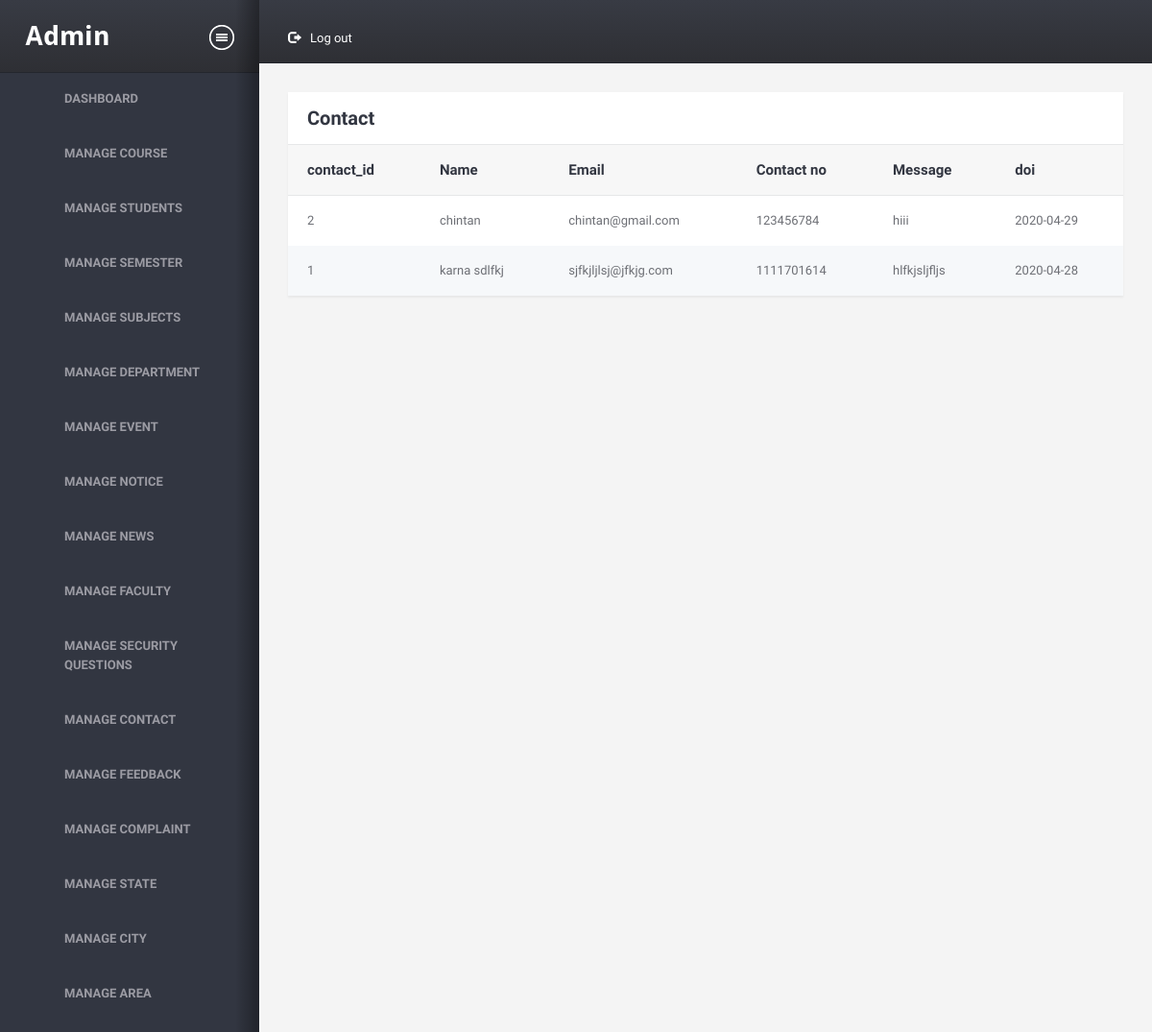
Page /admin/viewcontact.php (signed in) on the committed database.
### tables this page shows
CREATE TABLE `contact` (
  `contact_id` int(11) NOT NULL,
  `name` varchar(20) NOT NULL,
  `email` varchar(50) NOT NULL,
  `contact_no` int(10) NOT NULL,
  `message` varchar(200) NOT NULL,
  `doi` date NOT NULL
);

### admin/viewcontact.php (the view, shortened to what this page needs)
<!DOCTYPE HTML>
<html>
<head>
<link href="assets/css/A.style.css%2bbootstrap.css%2cMcc.0ONHoLZfWm.css.pagespeed.cf.2IS1LTyY4Z.css" rel="stylesheet" media="screen"/>
</head>
<body>
<div class="wrapper">
    <div class="structure-row">
        <?php require 'sidebar.php';?>
        <div class="right-sec">
            <header>
                <nav class="topnav">
                    <ul id="nav1">
                        <li class="settings">
                            <a href="logout.php"><i class="glyphicon glyphicon-log-out"></i>Log out</a>
                        </li>
                    </ul>
                </nav>
                <div class="clearfix"></div>
            </header>
            <div class="content-section">
                <div class="container-liquid">
                    <div class="row">
                        <div class="col-xs-12">
                            <div class="sec-box">
                                <a class="closethis">Close</a>
                                <header>
                                    <h2 class="heading">Contact</h2>
                                </header>
                                <div class="contents">
                                    <a class="togglethis">Toggle</a>
                                    <section>
                                        <table class="table">
                                            <thead>
                                                <tr>
                                                    <th>contact_id</th>
                                                    <th>Name</th>
                                                    <th>Email</th>
                                                    <th>Contact no</th>
                                                    <th>Message</th>
                                                    <th>doi</th>
                                                </tr>
                                            </thead>
                                            <?php
                require '../common/dbconnect.php';
                $qry = "SELECT * FROM contact order by contact_id desc";
                $rs = mysqli_query($conn,$qry);
                if (mysqli_num_rows($rs)>0)
                {
                    while ($row = mysqli_fetch_assoc($rs))
                    {
                        ?>
                        <tr>
                        <td><?php echo $row['contact_id']; ?></td>
                        <td><?php echo $row['name']; ?></td>
                        <td><?php echo $row['email']; ?></td>
                        <td><?php echo $row['contact_no']; ?></td>
                        <td><?php echo $row['message']; ?></td>
                        <td><?php echo $row['doi']; ?></td>
                        </tr>
                        <?php
                               }
                }
                else
                {
                    echo "0 Row found";
                }
                ?>
                                        </table>
                                    </section>
                                </div>
                            </div>
                        </div>
                    </div>
                </div>
            </div>
        </div>
    </div>
</div>
</body>
</html>

### rows in the picture
contact: contact_id "2", name "chintan", email "chintan@gmail.com", contact_no "123456784", message "hiii", doi "2020-04-29"
contact: contact_id "1", name "karna sdlfkj", email "sjfkjljlsj@jfkjg.com", contact_no "1111701614", message "hlfkjsljfljs", doi "2020-04-28"
